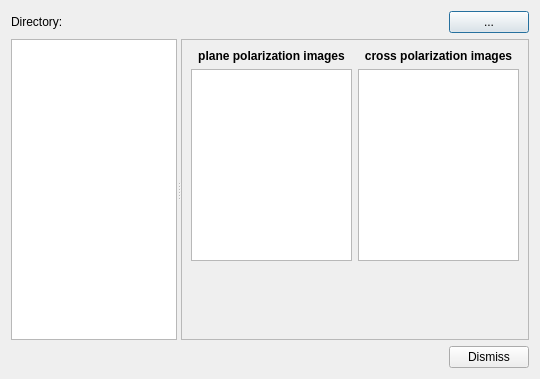
<?xml version="1.0" encoding="UTF-8"?>
<ui version="4.0">
 <class>ThinSectionAnalysisDialog</class>
 <widget class="QDialog" name="ThinSectionAnalysisDialog">
  <property name="geometry">
   <rect>
    <x>0</x>
    <y>0</y>
    <width>540</width>
    <height>379</height>
   </rect>
  </property>
  <property name="windowTitle">
   <string>Dialog</string>
  </property>
  <layout class="QVBoxLayout" name="verticalLayout">
   <item>
    <layout class="QHBoxLayout" name="horizontalLayout">
     <item>
      <widget class="QLabel" name="label">
       <property name="text">
        <string>Directory:</string>
       </property>
      </widget>
     </item>
     <item>
      <widget class="QLabel" name="lblDirectory">
       <property name="sizePolicy">
        <sizepolicy hsizetype="Expanding" vsizetype="Preferred">
         <horstretch>0</horstretch>
         <verstretch>0</verstretch>
        </sizepolicy>
       </property>
       <property name="font">
        <font>
         <weight>75</weight>
         <bold>true</bold>
        </font>
       </property>
       <property name="text">
        <string/>
       </property>
      </widget>
     </item>
     <item>
      <widget class="QPushButton" name="btnOpenDir">
       <property name="sizePolicy">
        <sizepolicy hsizetype="Maximum" vsizetype="Fixed">
         <horstretch>0</horstretch>
         <verstretch>0</verstretch>
        </sizepolicy>
       </property>
       <property name="text">
        <string>...</string>
       </property>
      </widget>
     </item>
    </layout>
   </item>
   <item>
    <widget class="QSplitter" name="splitter">
     <property name="sizePolicy">
      <sizepolicy hsizetype="Expanding" vsizetype="Expanding">
       <horstretch>0</horstretch>
       <verstretch>0</verstretch>
      </sizepolicy>
     </property>
     <property name="orientation">
      <enum>Qt::Horizontal</enum>
     </property>
     <widget class="QListWidget" name="lstFiles">
      <property name="sizePolicy">
       <sizepolicy hsizetype="Preferred" vsizetype="Preferred">
        <horstretch>0</horstretch>
        <verstretch>0</verstretch>
       </sizepolicy>
      </property>
      <property name="maximumSize">
       <size>
        <width>16777215</width>
        <height>16777215</height>
       </size>
      </property>
      <property name="dragEnabled">
       <bool>true</bool>
      </property>
      <property name="dragDropMode">
       <enum>QAbstractItemView::DragOnly</enum>
      </property>
      <property name="selectionMode">
       <enum>QAbstractItemView::ExtendedSelection</enum>
      </property>
     </widget>
     <widget class="QFrame" name="frame_2">
      <property name="frameShape">
       <enum>QFrame::StyledPanel</enum>
      </property>
      <property name="frameShadow">
       <enum>QFrame::Raised</enum>
      </property>
      <layout class="QVBoxLayout" name="verticalLayout_2">
       <item>
        <layout class="QGridLayout" name="gridLayout">
         <item row="0" column="0">
          <widget class="QLabel" name="label_2">
           <property name="font">
            <font>
             <weight>75</weight>
             <bold>true</bold>
            </font>
           </property>
           <property name="text">
            <string>plane polarization images</string>
           </property>
           <property name="alignment">
            <set>Qt::AlignCenter</set>
           </property>
          </widget>
         </item>
         <item row="0" column="1">
          <widget class="QLabel" name="label_3">
           <property name="font">
            <font>
             <weight>75</weight>
             <bold>true</bold>
            </font>
           </property>
           <property name="text">
            <string>cross polarization images</string>
           </property>
           <property name="alignment">
            <set>Qt::AlignCenter</set>
           </property>
          </widget>
         </item>
         <item row="1" column="0">
          <widget class="QListWidget" name="lstPlanePolarizationImages">
           <property name="dragDropMode">
            <enum>QAbstractItemView::DropOnly</enum>
           </property>
          </widget>
         </item>
         <item row="1" column="1">
          <widget class="QListWidget" name="lstCrossPolarizationImages">
           <property name="dragDropMode">
            <enum>QAbstractItemView::DropOnly</enum>
           </property>
          </widget>
         </item>
         <item row="2" column="0">
          <widget class="QLabel" name="lblImgPlanePolarization">
           <property name="sizePolicy">
            <sizepolicy hsizetype="Expanding" vsizetype="Expanding">
             <horstretch>0</horstretch>
             <verstretch>0</verstretch>
            </sizepolicy>
           </property>
           <property name="text">
            <string/>
           </property>
           <property name="alignment">
            <set>Qt::AlignCenter</set>
           </property>
          </widget>
         </item>
         <item row="2" column="1">
          <widget class="QLabel" name="lblImgCrossPolarization">
           <property name="sizePolicy">
            <sizepolicy hsizetype="Expanding" vsizetype="Expanding">
             <horstretch>0</horstretch>
             <verstretch>0</verstretch>
            </sizepolicy>
           </property>
           <property name="text">
            <string/>
           </property>
           <property name="alignment">
            <set>Qt::AlignCenter</set>
           </property>
          </widget>
         </item>
        </layout>
       </item>
      </layout>
     </widget>
    </widget>
   </item>
   <item>
    <layout class="QHBoxLayout" name="horizontalLayout_2">
     <item>
      <spacer name="horizontalSpacer">
       <property name="orientation">
        <enum>Qt::Horizontal</enum>
       </property>
       <property name="sizeHint" stdset="0">
        <size>
         <width>40</width>
         <height>20</height>
        </size>
       </property>
      </spacer>
     </item>
     <item>
      <widget class="QPushButton" name="btnDismiss">
       <property name="text">
        <string>Dismiss</string>
       </property>
      </widget>
     </item>
    </layout>
   </item>
  </layout>
 </widget>
 <resources/>
 <connections>
  <connection>
   <sender>btnDismiss</sender>
   <signal>clicked()</signal>
   <receiver>ThinSectionAnalysisDialog</receiver>
   <slot>reject()</slot>
   <hints>
    <hint type="sourcelabel">
     <x>531</x>
     <y>369</y>
    </hint>
    <hint type="destinationlabel">
     <x>413</x>
     <y>351</y>
    </hint>
   </hints>
  </connection>
  <connection>
   <sender>btnOpenDir</sender>
   <signal>clicked()</signal>
   <receiver>ThinSectionAnalysisDialog</receiver>
   <slot>onOpenDir()</slot>
   <hints>
    <hint type="sourcelabel">
     <x>531</x>
     <y>24</y>
    </hint>
    <hint type="destinationlabel">
     <x>192</x>
     <y>25</y>
    </hint>
   </hints>
  </connection>
  <connection>
   <sender>lstPlanePolarizationImages</sender>
   <signal>clicked(QModelIndex)</signal>
   <receiver>ThinSectionAnalysisDialog</receiver>
   <slot>onPlanePolarizationImageSelected()</slot>
   <hints>
    <hint type="sourcelabel">
     <x>209</x>
     <y>106</y>
    </hint>
    <hint type="destinationlabel">
     <x>226</x>
     <y>31</y>
    </hint>
   </hints>
  </connection>
  <connection>
   <sender>lstCrossPolarizationImages</sender>
   <signal>clicked(QModelIndex)</signal>
   <receiver>ThinSectionAnalysisDialog</receiver>
   <slot>onCrossPolarizationImageSelected()</slot>
   <hints>
    <hint type="sourcelabel">
     <x>384</x>
     <y>82</y>
    </hint>
    <hint type="destinationlabel">
     <x>385</x>
     <y>30</y>
    </hint>
   </hints>
  </connection>
 </connections>
 <slots>
  <slot>onOpenDir()</slot>
  <slot>onPlanePolarizationImageSelected()</slot>
  <slot>onCrossPolarizationImageSelected()</slot>
 </slots>
</ui>
